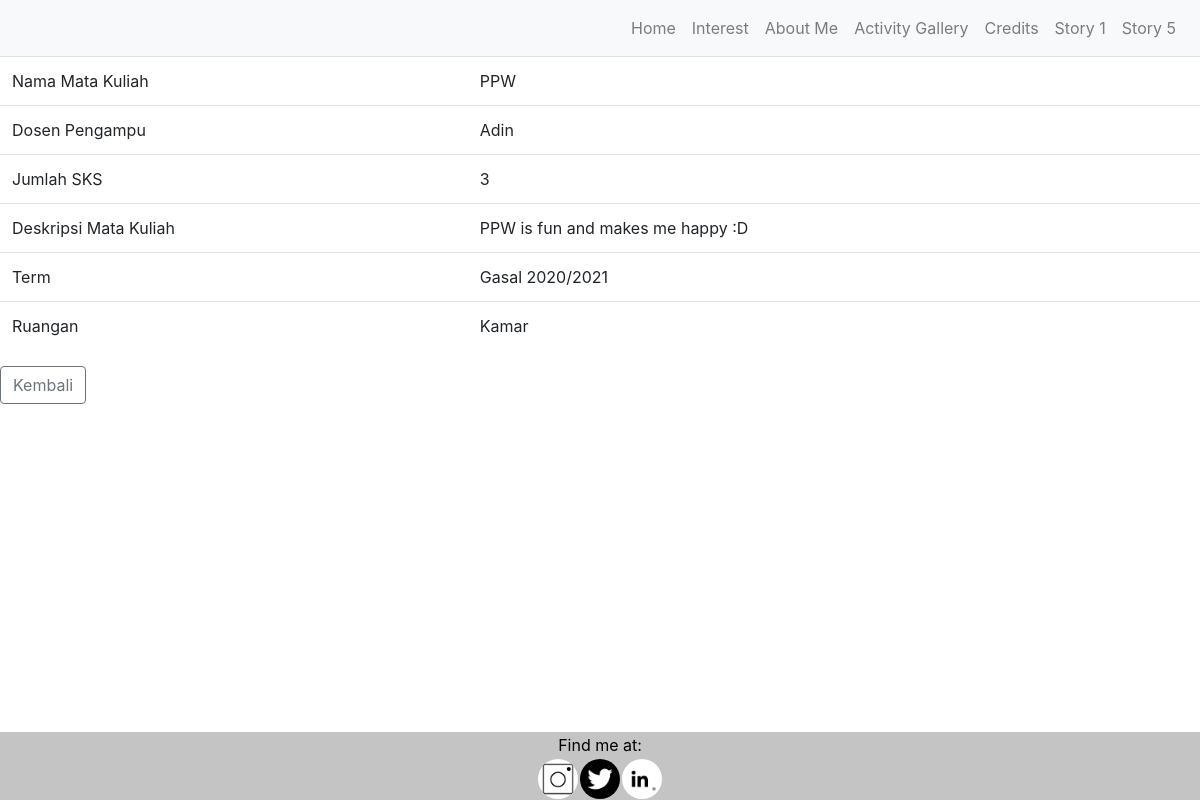
The page /story5/detail/18/ on the database its author committed.
### form_story5/models.py (models this page shows, shortened)
class Schedule(models.Model):
    TERM = (
        ('Gasal 2019/2020', 'Gasal 2019/2020'),
        ('Genap 2019/2020', 'Genap 2019/2020'),
        ('Gasal 2020/2021', 'Gasal 2020/2021'),
        ('Genap 2020/2021', 'Genap 2020/2021'),
    )
    HARI = (
        ('Senin', 'Senin'),
        ('Selasa', 'Selasa'),
        ('Rabu', 'Rabu'),
        ('Kamis', 'Kamis'),
        ('Jumat', 'Jumat'),
    )
    matkul = models.CharField(max_length=100, null=True)
    sks = models.CharField(max_length=2, null=True)
    deskripsi = models.CharField(max_length=200, null=True)
    dosen = models.CharField(max_length=100, null=True)
    ruangan = models.CharField(max_length=100, null=True)
    term = models.CharField(max_length=100, null=True, choices=TERM)
    hari = models.CharField(max_length=10, null=True, choices=HARI, default='Senin')

### form_story5/views.py (the view)
# urls.py: path('detail/<str:param>/', views.details, name='detail')
def details(request, param):
    schedule = Schedule.objects.get(id = param)
    context = {'schedule':schedule}
    return render(request, 'story5/detail.html', context)

### form_story5/templates/story5/detail.html (shortened to what this page needs)
<!doctype html>
<html lang="en">
  <head>
    {% extends 'story3/base.html' %}
    {% load static %}
    {% block content %}
    <table class="table">
        <tr>
            <td>Nama Mata Kuliah</td>
            <td>{{schedule.matkul}}</td>
        </tr>
        <tr>
            <td>Dosen Pengampu</td>
            <td>{{schedule.dosen}}</td>
        </tr>
        <tr>
            <td>Jumlah SKS</td>
            <td>{{schedule.sks}}</td>
        </tr>
        <tr>
            <td>Deskripsi Mata Kuliah</td>
            <td>{{schedule.deskripsi}}</td>
        </tr>
        <tr>
            <td>Term</td>
            <td>{{schedule.term}}</td>
        </tr>
        <tr>
            <td>Ruangan</td>
            <td>{{schedule.ruangan}}</td>
        </tr>
    </table>
    <a href={% url 'story5:schedule'%}>
        <button class="btn btn-outline-secondary">Kembali</button>
    <a>
    {% endblock %}

### story3/static/story3/style.css (style rules this page uses)
a { color: white; }
td { align: center; }

### rows shown on the page
Schedule: matkul "PPW", dosen "Adin", sks "3", deskripsi "PPW is fun and makes me happy :D", term "Gasal 2020/2021", ruangan "Kamar"
